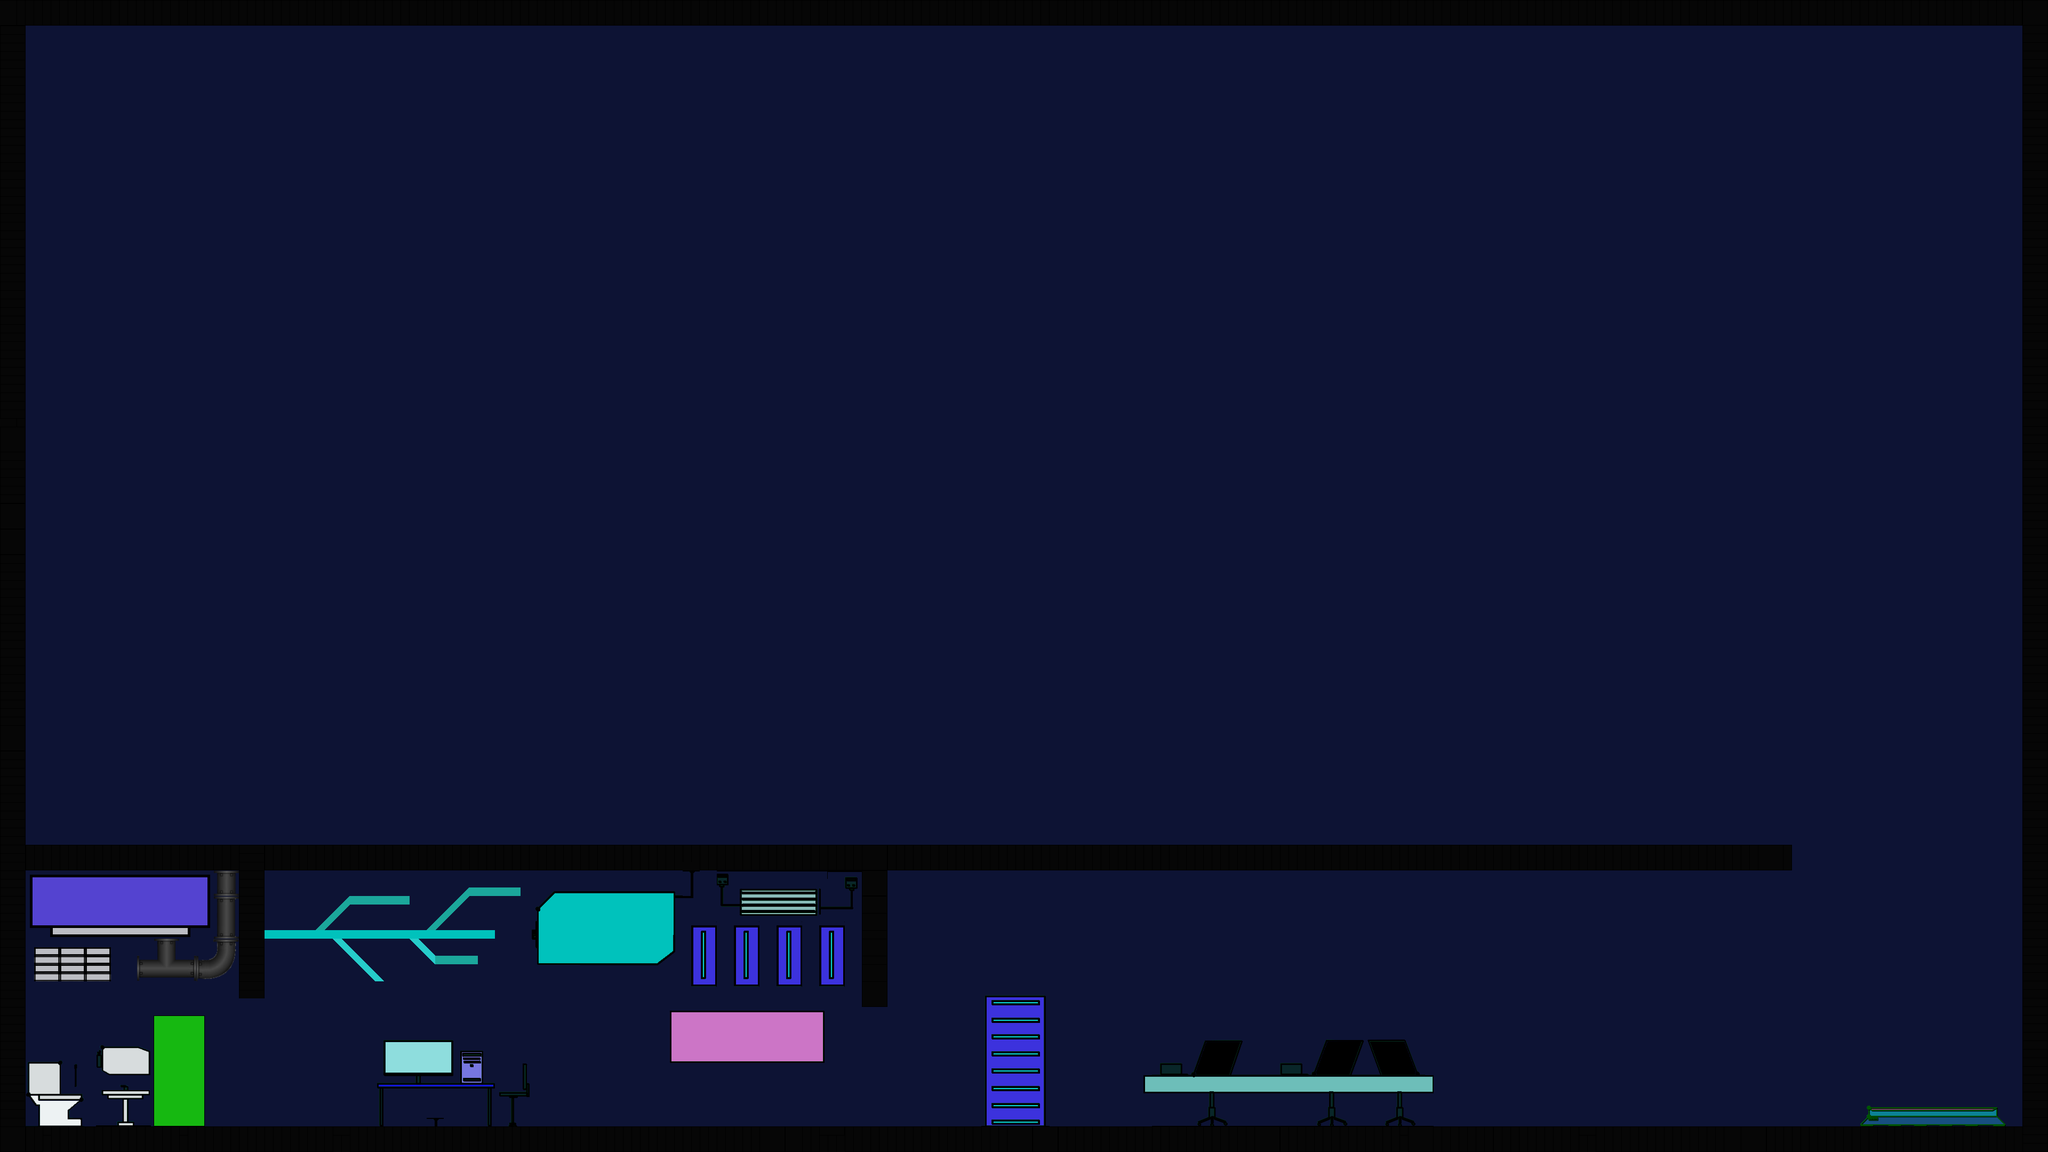

This game map was drawn from its Tiled (.tmx) file and the tilesets committed beside it. A one-line description and the trimmed map source follow:
An orthogonal 240x135 tile map with 16x16 px tiles, 2 tile layers (BaseBackground, BaseMap) and 10 objects (8x platform, SpawnPoint, jumpPad).

<map version="1.5" tiledversion="1.7.1" orientation="orthogonal" renderorder="right-down" width="240" height="135" tilewidth="16" tileheight="16" infinite="0" nextlayerid="4" nextobjectid="15">
 <tileset firstgid="1" source="level_00.tsx" />
 <layer id="2" name="BaseBackground" width="240" height="135">
  <data>[32400 cells, 32400 non-empty, 1 distinct tile ids]</data>
 </layer>
 <layer id="1" name="BaseMap" width="240" height="135">
  <data>[32400 cells, 4816 non-empty, 1553 distinct tile ids]</data>
 </layer>
 <objectgroup id="3" name="Collider">
  <object id="1" type="platform" x="-0.43939" y="1.56061" width="47.3939" height="2157.55" />
  <object id="2" type="platform" x="0.2803" y="0.43939" width="3839.78" height="46.9545" />
  <object id="3" type="platform" x="46.2424" y="1583.88" width="3309.64" height="48.3636" />
  <object id="4" type="platform" x="1618.06" y="1630.88" width="44.6364" height="253.97" />
  <object id="5" type="platform" x="-0.969697" y="2112.15" width="3840.91" height="47.4242" />
  <object id="9" type="SpawnPoint" x="130" y="1845" width="311" height="241" />
  <object id="10" type="platform" x="447.833" y="1631.79" width="49.1364" height="240.47" />
  <object id="12" type="platform" x="3790.85" y="0.68561" width="47.3939" height="2157.55" />
  <object id="13" type="platform" x="3492" y="2091.33" width="267.333" height="21.3333" />
  <object id="14" type="jumpPad" x="3508.67" y="2071.33" width="231.333" height="19.3333" />
 </objectgroup>
</map>
